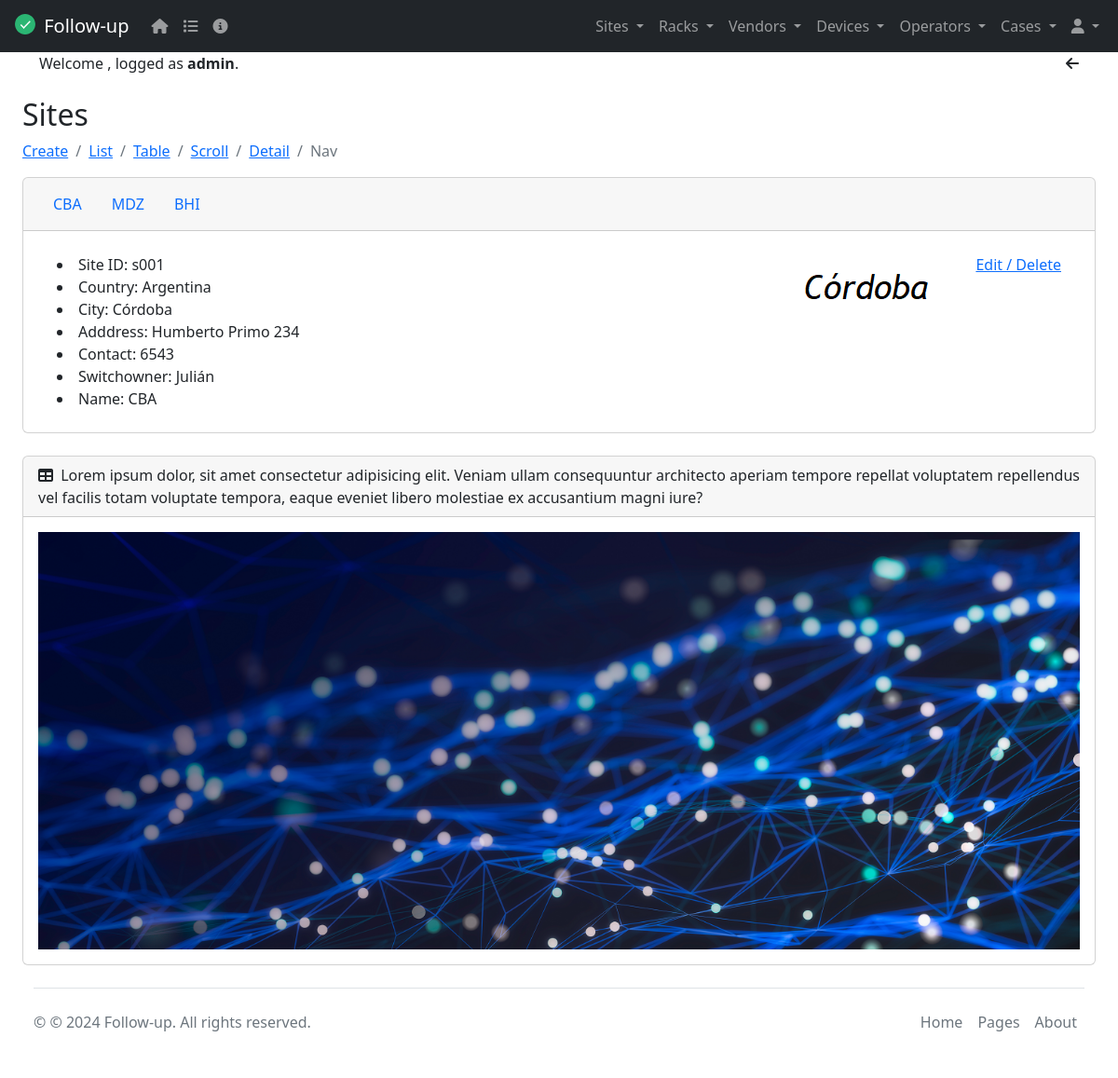
The app's page /site_nav/1/ (signed in), older data.
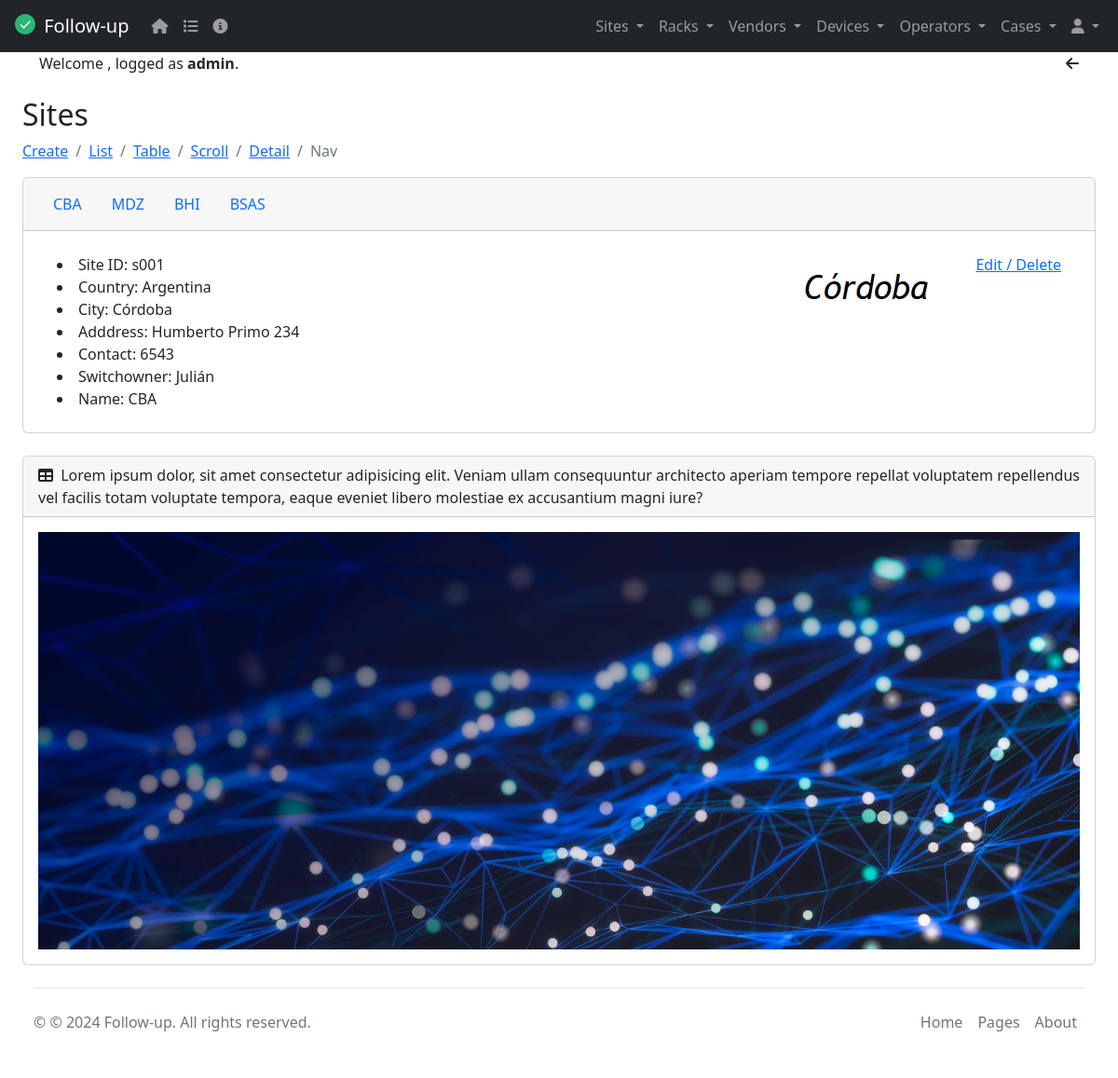
The same page, newer data.
### tasks/models.py (models this page shows, shortened)
class Site(models.Model):
  siteId = models.CharField(max_length=6)
  name = models.CharField(max_length=20)
  address = models.CharField(max_length=30)
  city = models.CharField(max_length=20)
  country = models.CharField(max_length=20)
  switchowner = models.CharField(max_length=30)
  contact = models.IntegerField(default=0)
  siteImage = models.ImageField(upload_to='sites', blank=True, null=True, default="/media/static/default.png") # default=""
  class Meta():
    verbose_name = 'Site'
    verbose_name_plural = 'Sites'
    ordering = ('siteId', 'name')
    unique_together = ('siteId', 'name')

### tasks/views.py (the view)
# urls.py: path('site_nav/<int:site_id>/', views.site_nav, name='site_nav'),
@login_required
def site_nav(request, site_id):
    site = get_object_or_404(Site, id=site_id)
    sites = Site.objects.all()
    return render(request, 'site_nav.html', {'site': site, 'sites': sites})

### tasks/templates/site_nav.html (shortened to what this page needs)
{% extends 'base.html' %}
{% block content %}
<h2 class="mt-4">Sites</h2>
<nav aria-label="breadcrumb">
  <ol class="breadcrumb">
    {% if user.is_staff %}
    <li class="breadcrumb-item"><a href="/site_create">Create</a></li>
    {% endif %}
    <li class="breadcrumb-item"><a href="/sites">List</a></li>
    <li class="breadcrumb-item"><a href="/site_table">Table</a></li>
    <li class="breadcrumb-item"><a href="/site_scroll">Scroll</a></li>
    <li class="breadcrumb-item"><a href="/site_detail/1">Detail</a></li>
    <li class="breadcrumb-item active" aria-current="page">Nav</li>
  </ol>
</nav>
<div class="card mb-4">
  <div class="card-header">
    <ul class="nav">
        {% for site in sites %}
          <a class="nav-link" href="{% url 'site_nav' site.id %}">{{ site.name }}</a>
        {% endfor %}
    </ul>
  </div>
  <div class="card-body">
    <div class="container" enctype="multipart/form-data">
      <div class="row">
        <div class="d-flex bd-highlight">
          <div class="p-2 flex-grow-1 bd-highlight">
            <li>Site ID: {{site.siteId}}</li>
            <li>Country: {{site.country}}</li>
            <li>City: {{site.city}}</li>
            <li>Adddress: {{site.address}}</li>
            <li>Contact: {{site.contact}}</li>
            <li>Switchowner: {{site.switchowner}}</li>
            <li>Name: {{site.name}}</li>
          </div>
          <div class="p-2 bd-highlight">
            <img src="{{ site.siteImage.url }}" alt="{{ site.name }}"/>
          </div>
          <div class="p-2 bd-highlight">
            {% if user.is_staff %}
            <td><a href="{% url 'site_edit' site.id %}">Edit / Delete</a></td>
            {% endif %}
          </div>
        </div>
      </div>
    </div>
  </div>
</div>
{% endblock %}

Row changes from the older to the newer data that the page shows:
added Site: name "BSAS"
